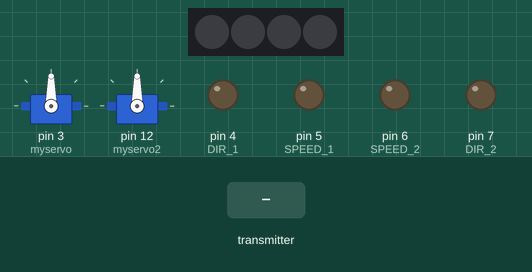
This sketch was run on a simulated Arduino Uno, built with avr-gcc and run on an emulated ATmega328P. Shown: 2 × servo, 4 RGB LEDs in strip order, left to right, output pins drawn as LEDs (lit = HIGH). Inputs (shaded band) come from the test bench. No radio packets arrive unless stated.

Above: at 1.2 s.
1.3 s: the transmitter starts sending data.0 = 0
At 1.46 s:
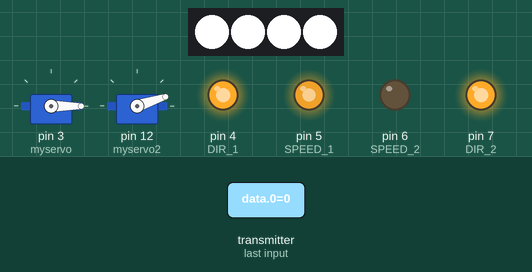
4.3 s: the transmitter starts sending data.1 = 256
At 4.46 s:
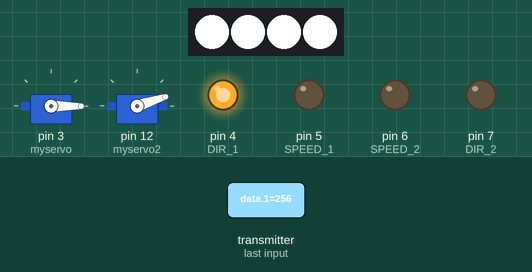
7.3 s: the transmitter starts sending data.0 = 256
At 7.46 s:
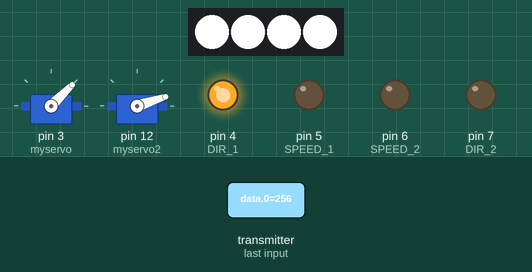
10.3 s: the transmitter starts sending data.1 = 0
At 10.46 s:
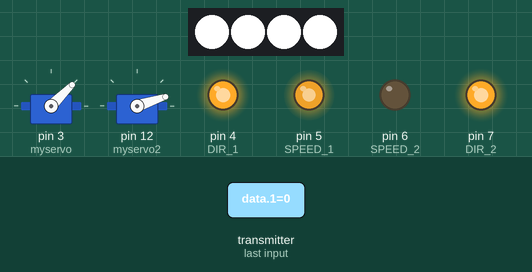
13.3 s: the transmitter starts sending data.0 = 512
At 13.46 s:
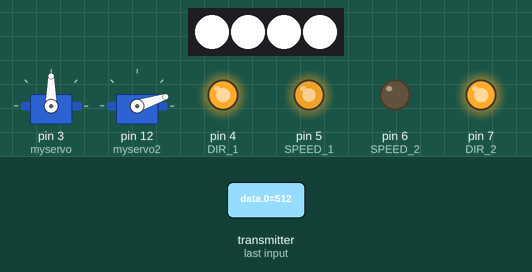
16.3 s: the transmitter starts sending data.1 = 512
At 16.46 s:
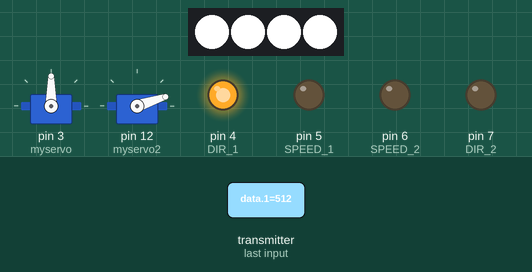
Timing chart, 0 to 20.3 s (numbered marks = the images above; inputs shaded):
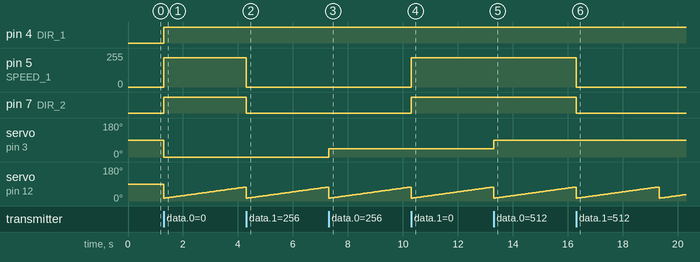

The sketch:

bot.ino
```cpp
#include <SPI.h>
#include <nRF24L01.h>
#include <RF24.h>

#include <Adafruit_NeoPixel.h>

#include <Servo.h>
Servo myservo;
Servo myservo2;

#define SPEED_1 5
#define DIR_1 4

#define SPEED_2 6
#define DIR_2 7

#define MATRIX_PIN    0
#define LED_COUNT 4

Adafruit_NeoPixel matrix = Adafruit_NeoPixel(LED_COUNT, MATRIX_PIN, NEO_GRB + NEO_KHZ800);

RF24 radio(9, 10);
int data[3];

int pos = 15;

void setup() {

  Serial.begin(9600);
  myservo.attach(3);
  myservo2.attach(12);
  matrix.begin();
  radio.begin();
  radio.setChannel(2);
  radio.setDataRate(RF24_1MBPS);
  radio.setPALevel(RF24_PA_HIGH);
  radio.openReadingPipe(0, 0x1234567890LL);
  radio.startListening();

  for (int i = 4; i < 8; i++) {
    pinMode(i, OUTPUT);
  }

}

void loop() {

  if (radio.available()) {
    radio.read(&data, sizeof(data));

    for (int i = 0; i < matrix.numPixels(); i++) {
      matrix.setPixelColor(i, 255, 255, 255);
      matrix.show();
    }

    int servoPosition = map(data[0], 0, 1023, 0, 180);
    myservo.write(servoPosition);

    if (data[2] == 1) {
      myservo2.write(45);
      pos = 15;
    }
    else if (data[2] == 0) {
      myservo2.write(pos);
      pos += 1;
      if (pos == 75) {
        pos = 15;
      }
    }
    if (data[1] < 200) {
      digitalWrite(DIR_1, HIGH);
      digitalWrite(DIR_2, HIGH);
      analogWrite(SPEED_1, 220);
      // analogWrite(SPEED_2, 220);
     }
    else if (data[1] > 900) {
      digitalWrite(DIR_1, LOW);
      digitalWrite(DIR_2, LOW);
      analogWrite(SPEED_1, 255);
      analogWrite(SPEED_2, 255);
    }
    else {
      digitalWrite(DIR_1, HIGH);
      digitalWrite(DIR_2, LOW);
      analogWrite(SPEED_1, 0);
      analogWrite(SPEED_2, 0);
    }
  }
}
```

Measured:
- after the input at 1.3 s, pin 4 (DIR_1), pin 7 (DIR_2): LOW → HIGH at once; pin 5 (SPEED_1): 0/255 → 220/255 at once; servo on pin 3 (myservo): 90° → 0° at once
- after the input at 4.3 s, pin 5 (SPEED_1): 220/255 → 0/255 at once; pin 7 (DIR_2): HIGH → LOW at once
- after the input at 7.3 s, servo on pin 3 (myservo): 0° → 45° at once
- after the input at 10.3 s, pin 5 (SPEED_1): 0/255 → 220/255 at once; pin 7 (DIR_2): LOW → HIGH at once
- after the input at 13.3 s, servo on pin 3 (myservo): 45° → 90° at once
- after the input at 16.3 s, pin 5 (SPEED_1): 220/255 → 0/255 at once; pin 7 (DIR_2): HIGH → LOW at once
- by itself, servo on pin 12 (myservo2): ramps from 15° to 74° and jumps back, once every 3.0 s
